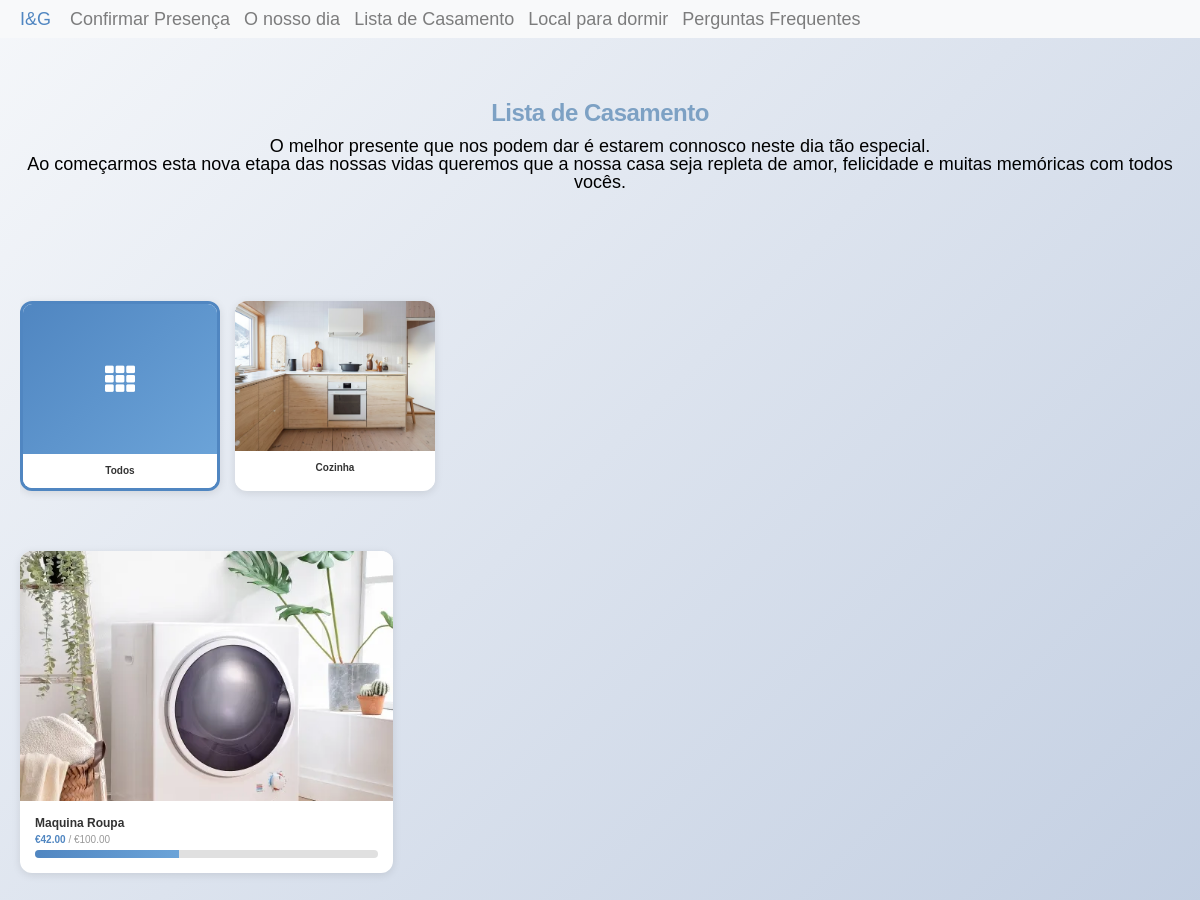
Page /products/all on the committed database.
### inesegoncalo/models/categories.py (models this page shows, shortened)
class Category(db.Model, model.Model, model.Base):
    __tablename__ = 'categories'
    __table_args__ = {'extend_existing': True}
    id = Column(Integer, primary_key=True)
    name = Column(String(80), unique=True, nullable=False)
    products = relationship('Product', back_populates="category")
    images = relationship('CategoryImage', back_populates="category")

### inesegoncalo/models/category_images.py (models this page shows)
class CategoryImage(db.Model, model.Model, model.Base):
    __tablename__ = 'category_images'
    __table_args__ = {'extend_existing': True}
    id = Column(Integer, primary_key=True)
    path = Column(Text)
    category_id = Column(Integer, ForeignKey('categories.id'))
    category = relationship('Category', back_populates="images")

### inesegoncalo/models/products.py (models this page shows, shortened)
class Product(db.Model, model.Model, model.Base):
    __tablename__ = 'products'
    __table_args__ = {'extend_existing': True}
    id = Column(Integer, primary_key=True)
    name = Column(String(80), unique=True, nullable=False)
    description = Column(Text)
    price = Column(Float)
    price_paid = Column(Float, default=0.0)
    store = Column(Text)
    show_price = Column(Boolean, default=True)
    priority = Column(Integer, default=10)
    category_id = Column(Integer, ForeignKey('categories.id'), nullable=True)
    images = relationship('ProductImage', back_populates="product")
    contributions = relationship('Contribution', back_populates="product")
    category = relationship('Category', back_populates="products")
    def calculate_percentage(self):
        if self.price:
            ratio = self.price_paid / self.price
            return ratio * 100 if ratio <= 1 else 100
        else:
            return 0.0
    def missing_value(self):
        return self.price - self.price_paid if self.price >= self.price_paid else 0
    def is_paid(self):
        return False if self.missing_value() > 0 else True

### inesegoncalo/models/product_images.py (models this page shows)
class ProductImage(db.Model ,model.Model,model.Base):
    __tablename__ = 'product_images'
    __table_args__ = {'extend_existing': True}
    id = Column(Integer, primary_key=True)
    path = Column(Text)
    product_id = Column(Integer, ForeignKey('products.id'))
    product = relationship('Product', back_populates="images")

### inesegoncalo/modules/products.py (the view)
@bp.route('/all', methods=('GET', 'POST'))
@bp.route('/all/<update>', methods=('GET', 'POST'))
@bp.route('/all/category/<category_id>', methods=('GET', 'POST'))
def all(update=None, category_id=None):
    categories = Category.query.all()
    if category_id:
        products = Product.query.filter_by(category_id=category_id).order_by(Product.priority).all()
    else:
        products = Product.query.filter_by().order_by(Product.priority).all()
    if update == 'update':
        for product in products:
            product.update_price_paid()
    products_paid = [product for product in products if product.is_paid()]
    products = [product for product in products if not product.is_paid()]
    return render_template('products/all.html',
                         products=products,
                         products_paid=products_paid,
                         categories=categories,
                         selected_category_id=category_id)

### inesegoncalo/templates/products/all.html (shortened to what this page needs)
{% extends 'layout.html' %}
{% import 'macros/products.html' as products_macro with context %}
{% block content %}
<link href="{{ url_for('static', filename='style/base.css')}}" rel="stylesheet">
<link href="{{ url_for('static', filename='style/lista_casamento.css')}}" rel="stylesheet">
<div class="faqs-page-container">
	<div class="faqs-header">
        <h1 class="faqs-title">Lista de Casamento</h1>
	    <p >O melhor presente que nos podem dar é estarem connosco neste dia tão especial. </p>
        <p class="mb-5"> Ao começarmos esta nova etapa das nossas vidas queremos que a nossa casa seja repleta de amor, felicidade e muitas memóricas com todos vocês. </p>
    </div>
    <div class="categories-section">
        <div class="categories-container">
            <a href="{{ url_for('products.all') }}"
               class="category-card {% if not selected_category_id %}category-card-selected{% endif %}">
                <div class="category-card-image">
                    <div class="category-placeholder">
                        <i class="fas fa-th"></i>
                    </div>
                </div>
                <div class="category-card-title">
                    <h4>Todos</h4>
                </div>
            </a>
            {% for category in categories %}
            {{ products_macro.category_card(category, selected_category_id == category.id|string) }}
            {% endfor %}
        </div>
    </div>
    <div class="products-section">
        <div class="products-grid">
            {% for product in products %}
            {{ products_macro.product_card(product) }}
            {% endfor %}
        </div>
    </div>
</div>
{% endblock %}

### inesegoncalo/templates/macros/products.html (shortened to what this page needs)
{% import 'macros/contributions.html' as contributions %}
{% import 'macros/contributions.html' as contributions %}
{% macro product_card(product) %}
<div class="product-card">
    <a href="{{ url_for('products.product', product_id=product.id) }}">
        {% if product.images %}
        <div class="product-card-image">
            <img src="{{ url_for('static', filename=product.images[0].path) }}" alt="{{ product.name }}">
        </div>
        {% endif %}
        <div class="product-card-content">
            <h3 class="product-card-title">{{ product.name }}</h3>
            {% if product.show_price and product.price %}
            <div class="product-card-price">
                <span class="price-paid">€{{ "%.2f"|format(product.price_paid) }}</span>
                <span class="price-total"> / €{{ "%.2f"|format(product.price) }}</span>
            </div>
            <div class="product-card-progress">
                <div class="progress-bar" style="width: {{ product.calculate_percentage() }}%"></div>
            </div>
            {% endif %}
        </div>
    </a>
</div>
{% endmacro %}
{% macro category_card(category, selected_category_id=None) %}
<a href="{{ url_for('products.all', category_id=category.id) if selected_category_id != category.id|string else url_for('products.all') }}"
   class="category-card {% if selected_category_id == category.id|string %}category-card-selected{% endif %}">
    <div class="category-card-image">
        {% if category.images and category.images|length > 0 %}
        <img src="{{ url_for('static', filename=category.images[0].path) }}" alt="{{ category.name }}">
        {% else %}
        <div class="category-placeholder">
            <i class="fas fa-box"></i>
        </div>
        {% endif %}
    </div>
    <div class="category-card-title">
        <h4>{{ category.name }}</h4>
    </div>
</a>
{% endmacro %}

### inesegoncalo/static/style/main.css (style rules this page uses)
html { font-size: 10px; }
html, body { height: 100%; }
body { background: #ffffff; font-family: 'Metropolis', sans-serif; font-size: 1.8rem; font-style: normal; font-weight: normal; line-height: 1.778; color: #000000; margin: 0; padding: 0; position: relative; }
h1, h2, h3, h4, h5, h6, .h1, .h2, .h3, .h4, .h5, .h6 { font-family: 'Metropolis', sans-serif ; font-weight: 700; font-style: normal; color: #000000; font-variant-ligatures: common-ligatures; text-rendering: optimizeLegibility; }
h1, .h1, h2, .h2, h3, .h3, h4, .h4 { margin-top: 6rem; margin-bottom: 1.6rem; }
h1, .h1 { font-size: 3.6rem; line-height: 1.222; }
h3, .h3 { font-size: 2.4rem; line-height: 1.167; }
h4, .h4 { font-size: 2.1rem; line-height: 1.333; }
em, i, strong, b { font-size: inherit; line-height: inherit; }
em, i { font-family: 'Metropolis', sans-serif ; font-style: italic; }
input, textarea, select, pre, blockquote, figure, table, p, ul, ol, dl, form, .video-container, .ss-custom-select { margin-bottom: 3.2rem; }
::placeholder { color: #8c8c8c; }

### inesegoncalo/static/style/card.css (style rules this page uses)
.progress-bar { background-color: #5086c1; font-size: 15px; }
body { background-color: #f8f9fa!important }

### inesegoncalo/static/style/lista_casamento.css (style rules this page uses)
a, a:hover { text-decoration: none; transition: color 0.3s ease-in-out; }

### inesegoncalo/static/style/base.css (style rules this page uses)
html { line-height: 1.15; -webkit-text-size-adjust: 100%; }
body { margin: 0; }
h1 { font-size: 2em; margin: 0.67em 0; }
a { background-color: transparent; }
img { border-style: none; }
html { font-size: 62.5%; box-sizing: border-box; }
*, *::before, *::after { box-sizing: inherit; }
body { font-weight: normal; line-height: 1; word-wrap: break-word; -moz-font-smoothing: grayscale; -moz-osx-font-smoothing: grayscale; -webkit-font-smoothing: antialiased; -webkit-overflow-scrolling: touch; -webkit-text-size-adjust: none; }
svg, img, video embed, iframe, object { max-width: 100%; height: auto; }
div, dl, dt, dd, ul, ol, li, h1, h2, h3, h4, h5, h6, pre, form, p, blockquote, th, td { margin: 0; padding: 0; }
p { font-size: inherit; text-rendering: optimizeLegibility; }
em, i { font-style: italic; line-height: inherit; }
a { text-decoration: none; line-height: inherit; }
a img { border: none; }
.faqs-page-container { min-height: 100vh; padding: 4rem 2rem; background: linear-gradient(135deg, #f5f7fa 0%, #c3cfe2 100%); background-attachment: fixed; }
.faqs-header { text-align: center; margin-bottom: 3rem; padding: 2rem 0; }
.faqs-title { font-size: 2.4rem; font-weight: 700; color: #7da1C4; margin-bottom: 1rem; letter-spacing: -0.5px; font-family: 'Metropolis', sans-serif; }

### rows in the picture
Category: path (picture), name "Cozinha"
Product: path (picture), name "Maquina Roupa", price_paid "42.00", price "100.00"
